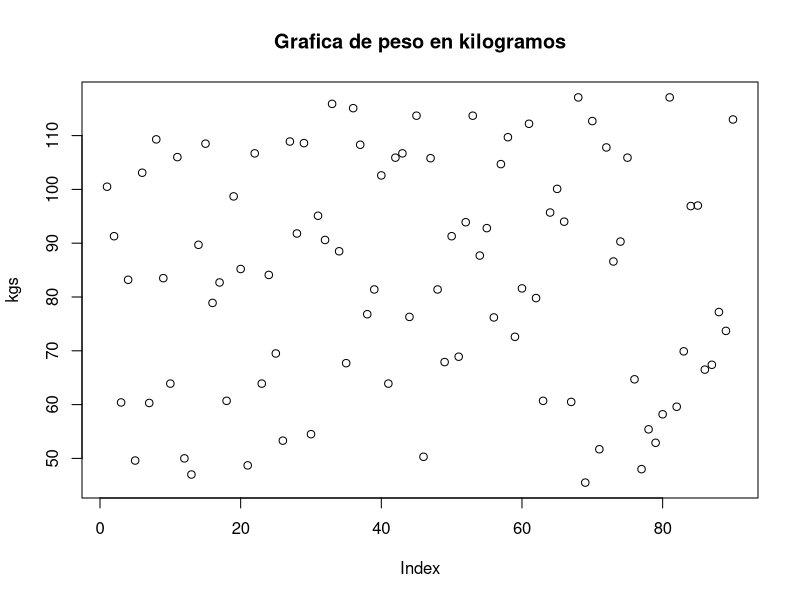
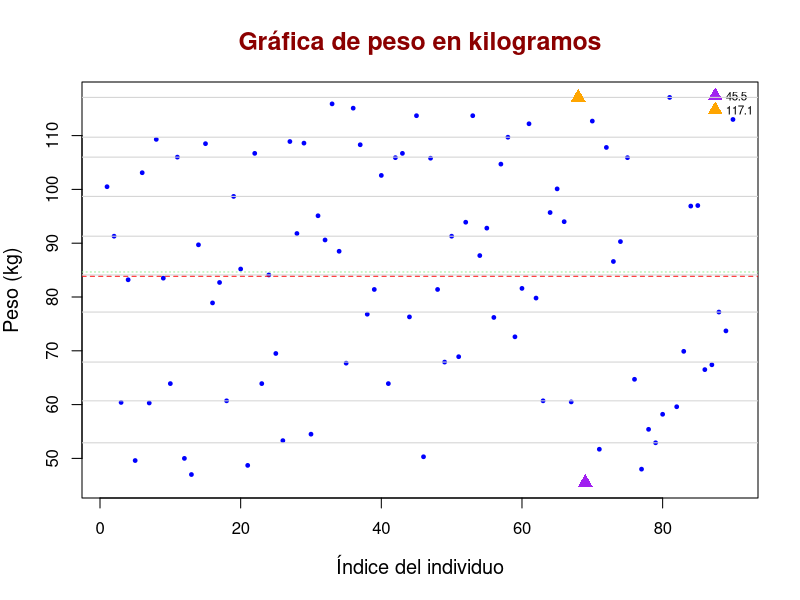
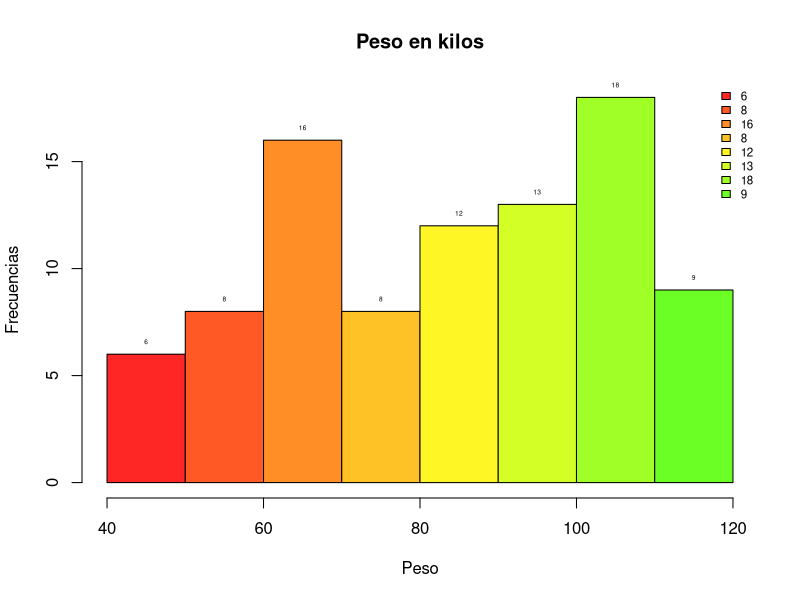
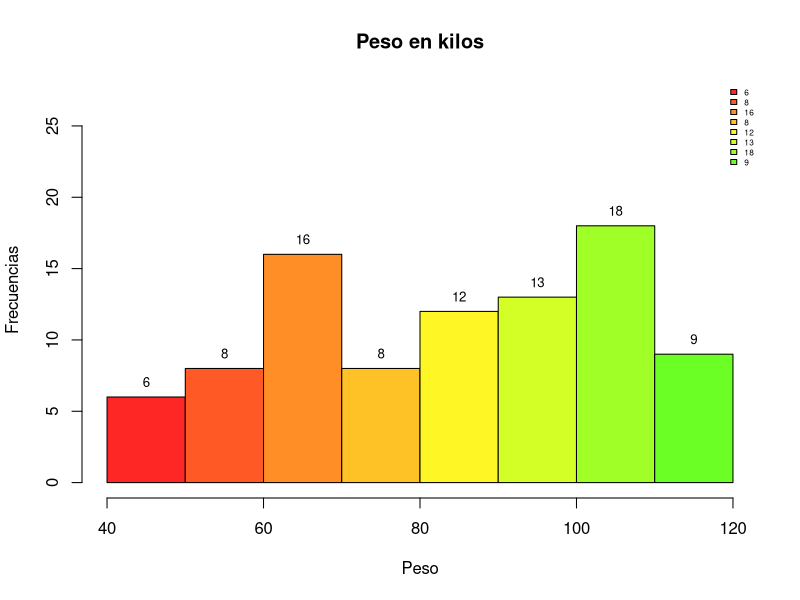
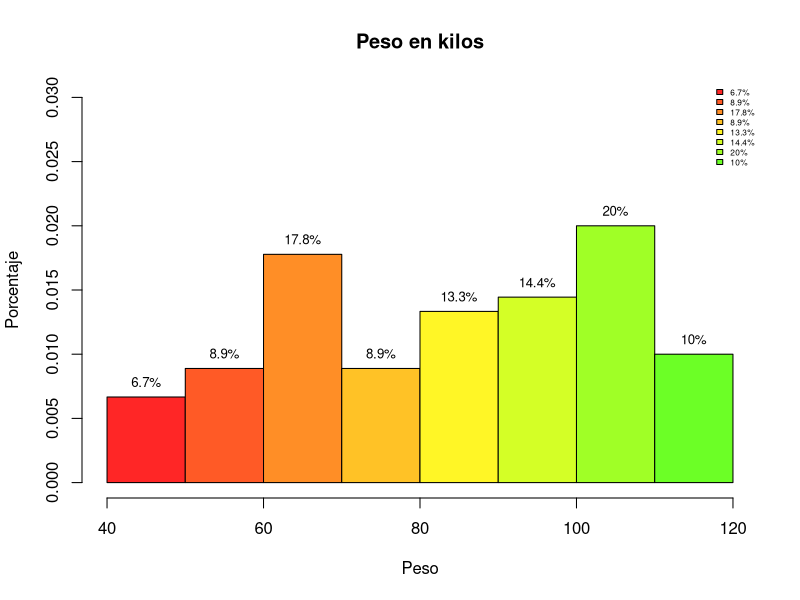
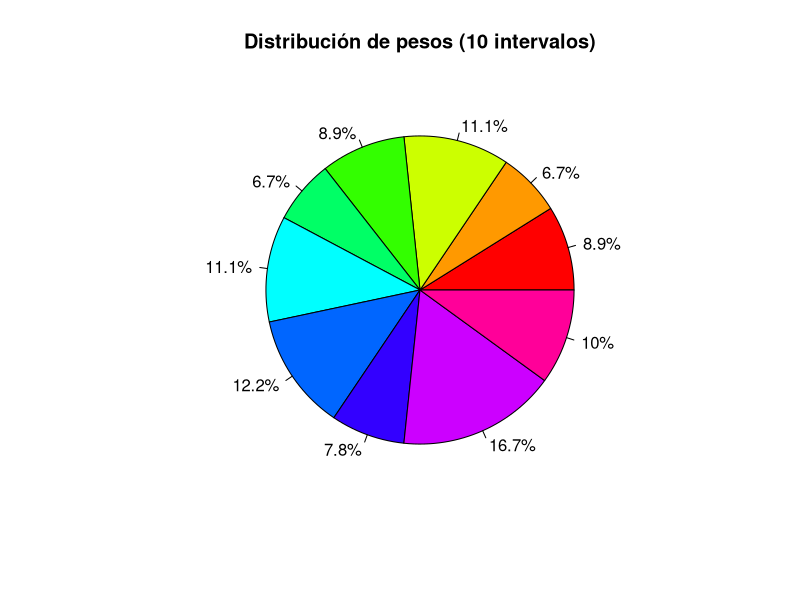
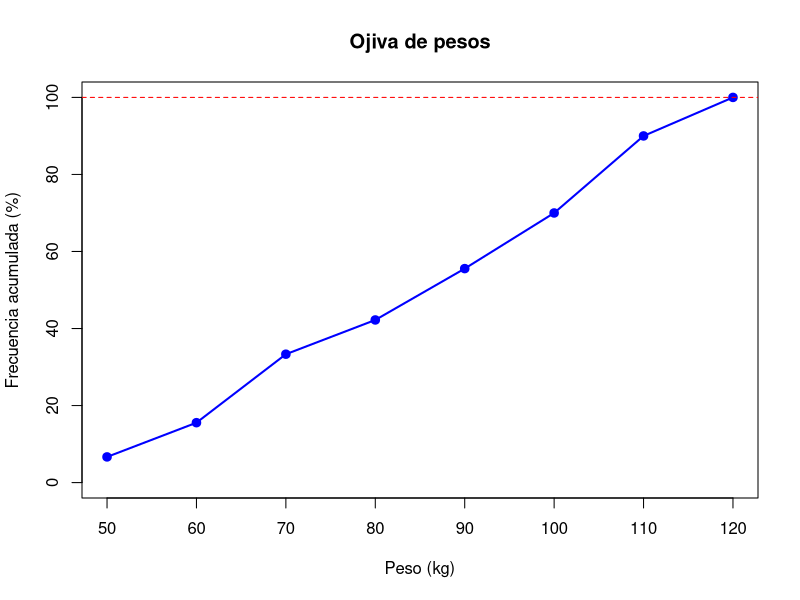
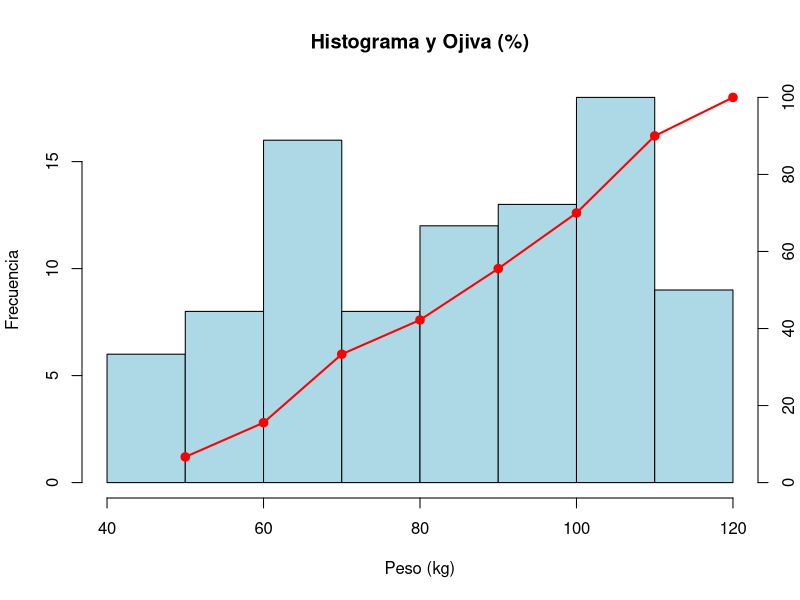

Recreate these plots in R, in order.
## ---- chunk 1
17<5
17>5
17<=5
17>=5
17!=5
17==5
## ---- chunk 2
17+5
17*5
17*5
17^5
17%/%5
17%%5
## ---- chunk 3
log(1)
log(12)
log(12,2)
exp(12)
exp(1)
## ---- chunk 4
sin(45)
cos(45)
tan(45)
asin(0.96)
acos(0.97)
atan(0.45)
## ---- chunk 5
abs(-34)
sqrt(8)
floor(1.56)
ceiling(1.56)
max(4,7,2,12)
min(4,7,2,12)
sign(-45)
## ---- chunk 6
e = exp(1); 
x = 0.0034
e <- exp(1)
x <- 0.034;
x0 = e^(2*x)
## ---- chunk 7
txt = "El valor de x0 es _"
cat(txt, x0)
paste(txt,x0)
paste0(txt,x0)
## ---- chunk 8
x0 <- 1
x1 <- x0 - pi*x0 + 1 
(x1 <- x0 - pi*x0 + 1 ) 
print(x1)
## ---- chunk 9
ls()
## ---- chunk 10
rm(list= ls())
ls()
## ---- chunk 11
x0 <- 1
x1 <- x0 - pi*x0 + 1
cat("x0 =", x0, "\n","x1 =", x1) 
## ---- chunk 12
fun1 <- function(x,a,b,h,k){
  res <- a+b*cos(hx+k)
  return(res)
}
## ---- chunk 13
Discriminante <- function(a,b,c){
  res <- b^2-4*a*c
  return(res)
}
## ---- chunk 14
knitr::opts_chunk$set(echo = TRUE, message = FALSE, warning = FALSE)
## ---- chunk 15
rm(list = ls())
dev.off()
## ---- chunk 16
kgs <- c(100.5, 91.3, 60.4, 83.2, 49.6, 103.1, 60.3, 109.3, 83.5,
         63.9, 106, 50, 47, 89.7, 108.5, 78.9, 82.7, 60.7, 98.7, 85.2, 48.7, 106.7, 63.9, 84.1,
         69.5, 53.3, 108.9, 91.8, 108.6, 54.5, 95.1, 90.6, 115.9, 88.5, 67.7, 115.1, 108.3, 76.8,
         81.4, 102.6, 63.9, 105.9, 106.7, 76.3, 113.7, 50.3, 105.8, 81.4, 67.9, 91.3, 68.9, 93.9,
         113.7, 87.7, 92.8, 76.2, 104.7, 109.7, 72.6, 81.6, 112.2, 79.8, 60.7, 95.7, 100.1, 94,
         60.5, 117.1, 45.5, 112.7, 51.7, 107.8, 86.6, 90.3, 105.9, 64.7, 48, 55.4, 52.9, 58.2,
         117.1, 59.6, 69.9, 96.9, 97, 66.5, 67.4, 77.2, 73.7, 113)
## ---- chunk 17
summary(kgs)
## ---- chunk 18
kgs_ord <- sort(kgs)
cte <- 9
## ---- chunk 19
indices <- 1:10; (indices)
t <- cte*indices; (t)
## ---- chunk 20
mis_deciles <- kgs_ord[t]; (mis_deciles)
cuantiles <- quantile(kgs); (cuantiles)
Q1 <- cuantiles[2]; (Q1)
Q2 <- cuantiles[3]; (Q2)
Q3 <- cuantiles[4]; (Q3)
## ---- chunk 21
x_media <- mean(kgs)
mi_min <- min(kgs); 
mi_max <- max(kgs);
## ---- chunk 22
plot(kgs,main="Grafica de peso en kilogramos")
## ---- chunk 23
plot(
  kgs,
  main = "Gráfica de peso en kilogramos",
  xlab = "Índice del individuo",
  ylab = "Peso (kg)",
  col = "blue",       
  pch = 19,           
  cex = 0.5,          
  cex.main = 1.5,     
  cex.lab = 1.2,      
  col.main = "darkred")
legend(
  "topright",                  # ubicación
  legend = c(mi_min,mi_max),    # etiquetas
  pch = 17,
  col=c("purple","orange"),
  pt.cex = 1.5,                # tamaño de los símbolos
  cex = 0.7,
  bty = "n"                    # sin borde en la caja
)
abline(h = x_media, col = "red", lwd = 1, lty = 2)     
abline(h = Q2, col = "lightgreen", lwd = 1, lty = 3) 
abline(h = mis_deciles, col = "lightgray", lty = 1.5)
points(which.min(kgs), min(kgs), col = "purple", pch = 17, cex = 1.5)
points(which.max(kgs), max(kgs), col = "orange", pch = 17, cex = 1.5)
## ---- chunk 24
nbreaks=10;
miscolores <- rainbow(25,0.85);
h <- hist(kgs, breaks = nbreaks, col= miscolores, 
          main = 'Peso en kilos',
          xlab="Peso",
          ylab="Frecuencias")
text(h$mids, h$counts, labels = h$counts, pos = 3, cex = 0.4, 
     col = "black")
nl <- length(h$counts); 
legend(
  "topright",                  # ubicación
  legend = h$counts,    # etiquetas
  fill = miscolores,
  col = miscolores,    # colores (uno por cada símbolo)
  pt.cex = 1.5,                # tamaño de los símbolos
  cex = 0.7,
  bty = "n"                    # sin borde en la caja
)
## ---- chunk 25
##---- Mejora del grafico ----
h2 <- hist(kgs, breaks = nbreaks, col= miscolores, 
          main = 'Peso en kilos',
          xlab="Peso",
          ylab="Frecuencias",
          ylim=c(0,max(h$counts)*1.5))
text(h$mids, h$counts, labels = h$counts, pos = 3, cex = 0.8, 
     col = "black")
nl <- length(h$counts); 
legend(
  "topright",                  # ubicación
  legend = h$counts,    # etiquetas
  fill = miscolores,
  col = miscolores,    # colores (uno por cada símbolo)
  pt.cex = 1.5,                # tamaño de los símbolos
  cex = 0.5,
  bty = "n"                    # sin borde en la caja
)
## ---- chunk 26
##---- Grafico con porcentajes ----
h3 <- hist(kgs, 
           breaks = nbreaks, 
           col= miscolores, 
           main = 'Peso en kilos',
           xlab="Peso",
           ylab="Porcentaje",
           ylim=c(0,max(h$density)*1.5),
           probability=TRUE)
porcentajes <- h3$counts/sum(h3$counts)*100

text(h3$mids, 
     h3$density, 
     labels = paste0(round(porcentajes,1),"%"),
     pos = 3, 
     cex = 0.8, 
     col = "black")

nl <- length(h3$counts); (nl)
legend(
  "topright",                  # ubicación
  legend = paste0(round(porcentajes,1),"%"),
  fill = miscolores,
  cex = 0.5,
  bty = "n"                    # sin borde en la caja
)
## ---- chunk 27
#---- Graficos de pastel ----
# Tus datos
nbreaks <- 10
intervalos <- cut(kgs, breaks = nbreaks); (intervalos)
tabla <- table(intervalos); (tabla)
porcentajes <- round(prop.table(tabla) * 100, 1); (porcentajes)
pie(tabla,
    main = "Distribución de pesos (10 intervalos)",
    col = rainbow(length(tabla)),
    labels = paste0(porcentajes, "%"))
## ---- chunk 28
#---- Grafica de Ojiva ----
##---- Grafica sencilla ----
nbreaks <- 10
h <- hist(kgs, breaks = nbreaks, plot = FALSE)
freq_acum <- cumsum(h$counts) / sum(h$counts) * 100
x_vals <- h$breaks[-1]
plot(x_vals, freq_acum, type = "o",
     main = "Ojiva de pesos",
     xlab = "Peso (kg)",
     ylab = "Frecuencia acumulada (%)",
     col = "blue", pch = 19, lwd = 2,
     ylim = c(0, 100))
abline(h = 100, col = "red", lty = 2)
## ---- chunk 29
##---- Grafica combinada ----
nbreaks <- 10
h <- hist(kgs, breaks = nbreaks, plot = FALSE)
hist(kgs,
     breaks = nbreaks,
     col = "lightblue",
     main = "Histograma y Ojiva (%)",
     xlab = "Peso (kg)",
     ylab = "Frecuencia")
freq_acum_pct <- cumsum(h$counts) / sum(h$counts) * 100
x_vals <- h$breaks[-1]
par(new = TRUE)
plot(x_vals, freq_acum_pct,
     type = "o", pch = 19, lwd = 2, col = "red",
     axes = FALSE, xlab = "", ylab = "",
     xlim = range(h$breaks), ylim = c(0, 100))
axis(4)                           # eje derecho
#---- Fin ----
## ---- chunk 30
gauss_simple <- function(A, b, tolerancia) {
  if (!is.matrix(A)) stop("A debe ser una matriz.")
  if (!is.numeric(b)) stop("b debe ser numérico.")
  n <- nrow(A)
  if (ncol(A) != n) stop("A debe ser cuadrada.")
  if (length(b) != n) stop("Longitud de b debe ser igual al número de filas de A.")
  Ab <- cbind(A, b);  numcols = ncol(Ab)
  for (k in 1:(n - 1)) {
    pivote <- Ab[k, k]
    if (abs(pivote) < tolerancia) {
      stop(sprintf("Pivote casi cero en fila %d (%.3e). El método sin pivoteo falla.", k, pivote))
    }
    if (k + 1 <= n) {
      for (i in (k + 1):n) {
        m <- Ab[i, k] / pivote;Ab[i, k:numcols] <- Ab[i, k:numcols] - m * Ab[k, k:numcols]
        if (abs(Ab[i, k]) < tolerancia) Ab[i, k] <- 0
        cat(sprintf("k=%d, i=%d, m=%.6g\n", k, i, m));print(Ab)
      }
    }
  }
  x <- numeric(n)
  for (i in n:1) {
    if (i == n) {
      suma <- 0
    } else {suma <- sum(Ab[i, (i + 1):n] * x[(i + 1):n])}
    x[i] <- (Ab[i, n + 1] - suma) / Ab[i, i]
  }
  list(x=x,U=Ab[, 1:n],Ab=Ab)
}
## ---- chunk 31
A <- matrix(c(
  2,  1, -1,
 -3, -1,  2,
 -2,  1,  2
), nrow = 3, byrow = TRUE)
b <- c(8, -11, -3);tolerancia <- 1e-12;
res <- gauss_simple(A, b,tolerancia);
res <- gauss_simple(A, b,tolerancia)
res$x;res$U;res$Ab;A %*% res$x
## ---- chunk 32
gauss_piv_parcial <- function(A, b, tolerancia) {
  if (!is.matrix(A)) stop("A debe ser una matriz.")
  n <- nrow(A); if (ncol(A) != n) stop("A debe ser cuadrada.")
  if (length(b) != n) stop("Dimensiones de b incorrectas.")
  Ab <- cbind(A, b)
  for (k in 1:(n-1)) {
    # Selección del pivote (máximo en valor absoluto en la columna k desde la fila k)
    max_row <- which.max(abs(Ab[k:n, k])) + (k - 1)
    if (abs(Ab[max_row, k]) < tolerancia){stop(sprintf("Pivote casi nulo en columna %d", k))}
    # Intercambio de filas si es necesario
    if (max_row != k) {
      Ab[c(k, max_row), ] <- Ab[c(max_row, k), ]
      cat(sprintf("Intercambio de fila %d con fila %d\n", k, max_row)); print(Ab)
    }
    for (i in (k + 1):n) {
      m <- Ab[i, k] / Ab[k, k];Ab[i, k:ncol(Ab)] <- Ab[i, k:ncol(Ab)] - m * Ab[k, k:ncol(Ab)]
      if (abs(Ab[i, k]) < tolerancia) Ab[i, k] <- 0
      cat(sprintf("k=%d, i=%d, m=%.6g\n", k, i, m));print(Ab)
    }
  }
  x <- numeric(n)
  for (i in n:1) {
    if (i == n) {
      suma <- 0
    } else {suma <- sum(Ab[i, (i + 1):n] * x[(i + 1):n])}
    x[i] <- (Ab[i, n + 1] - suma) / Ab[i, i]
  }
  list(x = x,U = Ab[, 1:n],Ab = Ab)
}
## ---- chunk 33
A <- matrix(c(
  0, 2, 1,
  1, -2, -3,
  -1, 1, 2
), nrow = 3, byrow = TRUE)
b <- c(3, -3, -1);tolerancia <- 1e-12
res <- gauss_piv_parcial(A, b, tolerancia);res$x
## ---- chunk 34
gauss_jordan <- function(A, b, tolerancia) {
  if (!is.matrix(A)) stop("A debe ser una matriz.")
  n <- nrow(A); m <- ncol(A)
  if (!is.null(b) && length(b) != n) stop("Dimensiones incompatibles entre A y b.")
  Ab <- cbind(A, as.matrix(b));  ncols <- ncol(Ab); row <- 1
  for (col in 1:m) {
    if (row > n) break
    pivot_row_rel <- which.max(abs(Ab[row:n, col]))
    pivot_row <- row + pivot_row_rel - 1
    if (abs(Ab[pivot_row, col]) < tolerancia) {
      cat(sprintf("Sin pivote usable en col=%d (|piv|<tol). Se omite columna.\n", col))
      next
    }
    if (pivot_row != row) {
      Ab[c(row, pivot_row), ] <- Ab[c(pivot_row, row), ]
      cat(sprintf("Swap filas %d <-> %d (col=%d)\n", row, pivot_row, col));print(Ab)
    }
    pivote <- Ab[row, col];    Ab[row, ] <- Ab[row, ] / pivote
    cat(sprintf("Normaliza fila %d por pivote %.6g (col=%d)\n", row, pivote, col));print(Ab)
    for (r in 1:n) {
      if (r == row) next
      factor <- Ab[r, col]
      if (abs(factor) > tolerancia) {
        Ab[r, ] <- Ab[r, ] - factor * Ab[row, ]
        cat(sprintf("R%d := R%d - (%.6g)*R%d (col=%d)\n", r, r, factor, row, col));print(Ab)
      }
    }
    row <- row + 1
  }
  Ab[abs(Ab) < tolerancia] <- 0;  out <- list(RREF = Ab);  X <- Ab[, (m + 1):ncols, drop = FALSE]
  out$x <- if (ncol(X) == 1) as.vector(X) else X
  return(out)
}
## ---- chunk 35
A <- matrix(c(
  2,  1, -1,
 -3, -1,  2,
 -2,  1,  2
), nrow = 3, byrow = TRUE)
b <- c(8, -11, -3);tolerancia <- 1e-12;res <- gauss_jordan(A, b, tolerancia);res$x
## ---- chunk 36
gauss_jordan_inversa <- function(A,tolerancia) {
  if (!is.matrix(A)) stop("A debe ser una matriz.")
  n <- nrow(A); m <- ncol(A)
  if (n != m) stop("Para invertir, A debe ser cuadrada.")
  Ab <- cbind(A, diag(n)); ncols <- ncol(Ab);  row <- 1
  for (col in 1:m) {
    if (row > n) break
    pivot_row_rel <- which.max(abs(Ab[row:n, col]))
    pivot_row <- row + pivot_row_rel - 1
    if (abs(Ab[pivot_row, col]) < tolerancia) {
      stop(sprintf("No hay pivote en la columna %d (|piv|<tol).", col))
    }
    if (pivot_row != row) {
      Ab[c(row, pivot_row), ] <- Ab[c(pivot_row, row), ]
      cat(sprintf("Intercambia filas %d <-> %d (col=%d)\n", row, pivot_row, col)); print(Ab)
    }
    pivote <- Ab[row, col];Ab[row, ] <- Ab[row, ] / pivote
    cat(sprintf("Normaliza fila %d por pivote %.6g (col=%d)\n", row, pivote, col));print(Ab)
    for (r in 1:n) {
      if (r == row) next
      factor <- Ab[r, col]
      if (abs(factor) > tolerancia) {
        Ab[r, ] <- Ab[r, ] - factor * Ab[row, ]
        cat(sprintf("R%d := R%d - (%.6g)*R%d (col=%d)\n", r, r, factor, row, col)); print(Ab)
      }
    }
    row <- row + 1
  }
  Ab[abs(Ab) < tolerancia] <- 0;  LHS <- Ab[, 1:m, drop = FALSE]
  if (!all(LHS == diag(n))) {stop("La matriz es singular o la tolerancia es muy estricta.")}
  Ainv <- Ab[, (m + 1):ncols, drop = FALSE]
  list(Ainv = Ainv, RREF = Ab)
}
## ---- chunk 37
tolerancia <- 1e-12
A <- matrix(c(
  1, 2, 3,
  0, 1, 4,
  5, 6, 0
), nrow = 3, byrow = TRUE)
res <- gauss_jordan_inversa(A, tolerancia);res$Ainv;round(A %*% res$Ainv, 6)
## ---- chunk 38
lu_simple <- function(A, tol = 1e-12, verbose = FALSE) {
  if (!is.matrix(A)) stop("A debe ser una matriz.")
  n <- nrow(A); m <- ncol(A)
  if (n != m) stop("A debe ser cuadrada.")
  U <- A;  L <- diag(n)
  for (k in 1:(n - 1)) {
    piv <- U[k, k]
    if (abs(piv) < tol) {stop(sprintf("Pivote casi cero en k=%d. No se puede continuar.", k))}
    for (i in (k + 1):n) {
      m <- U[i, k] / piv;L[i, k] <- m;U[i, k:n] <- U[i, k:n] - m * U[k, k:n]
      if (verbose) {cat(sprintf("k=%d, i=%d, m=%.6g\n", k, i, m));print(U)}
    }
  }
  list(L = L, U = U)
}
## ---- chunk 39
A <- matrix(c(
  2,  1, -1,
 -3, -1,  2,
 -2,  1,  2
), 3, 3, byrow = TRUE)
lu <- lu_simple(A);lu$L; lu$U
## ---- chunk 40
lu_piv_parcial <- function(A, tol = 1e-12, verbose = FALSE) {
  if (!is.matrix(A)) stop("A debe ser una matriz.")
  n <- nrow(A); m <- ncol(A); if (n != m) stop("A debe ser cuadrada.")
  U <- A;  L <- diag(n);  P <- diag(n)
  for (k in 1:(n - 1)) {
    max_row <- which.max(abs(U[k:n, k])) + (k - 1)
    if (abs(U[max_row, k]) < tol) {stop(sprintf("Matriz singular (pivote ~ 0).", k))}
    if (max_row != k) {
      U[c(k, max_row), ] <- U[c(max_row, k), ];P[c(k, max_row), ] <- P[c(max_row, k), ]
      if (k > 1) {L[c(k, max_row), 1:(k - 1)] <- L[c(max_row, k), 1:(k - 1)]}
      if (verbose) {cat(sprintf("Intercambia filas %d <-> %d\n", k, max_row)); print(U)}
    }
    for (i in (k + 1):n) {
      m <- U[i, k] / U[k, k];L[i, k] <- m;U[i, k:n] <- U[i, k:n] - m * U[k, k:n];
      if (verbose) {cat(sprintf("k=%d, i=%d, m=%.6g\n", k, i, m));print(U)}
    }
  }
  list(P = P, L = L, U = U)
}
## ---- chunk 41
A <- matrix(c(
  0,  2,  1,
  1, -2, -3,
 -1,  1,  2
), 3, 3, byrow = TRUE)
lu <- lu_piv_parcial(A, verbose = FALSE); lu$P; lu$L; lu$U
## ---- chunk 42
forward_sub <- function(L, b) {
  n <- nrow(L);  y <- numeric(n)
  for (i in 1:n) {y[i] <- (b[i] - sum(L[i, 1:(i - 1)] * y[1:(i - 1)]))}
  y
}
## ---- chunk 43
# x en Ux = y
back_sub <- function(U, y, tol = 1e-12) {
  n <- nrow(U);  x <- numeric(n)
  for (i in n:1) {
    s <- if (i == n) 0 else sum(U[i, (i + 1):n] * x[(i + 1):n])
    if (abs(U[i, i]) < tol) stop(sprintf("Pivote ~0 en U[%d,%d].", i, i))
    x[i] <- (y - s) / U[i, i]
  }
  x
}
## ---- chunk 44
solve_lu_simple <- function(A, b, tol = 1e-12) {
  lu <- lu_simple(A, tol = tol);
  y <- forward_sub(lu$L, b)
  x <- back_sub(lu$U, y, tol = tol)
  x
}
## ---- chunk 45
solve_lu_piv_parcial <- function(A, b, tol = 1e-12) {
  lu <- lu_piv_parcial(A, tol = tol);
  Pb <- lu$P %*% b
  y  <- forward_sub(lu$L, as.vector(Pb))
  x  <- back_sub(lu$U, y, tol = tol)
  x
}
## ---- chunk 46
A <- matrix(c(
  0,  2,  1,
  1, -2, -3,
 -1,  1,  2
), 3, 3, byrow = TRUE)
b <- c(3, -3, -1); x <- solve_lu_piv_parcial(A, b);x
## ---- chunk 47
tolerancia <- 1e-12
cholesky_fact <- function(A,tolerancia) {
  if (!is.matrix(A)) stop("A debe ser una matriz.")
  n <- nrow(A)
  if (ncol(A) != n) stop("A debe ser cuadrada.")
  if (!all(abs(A - t(A)) < tolerancia)) stop("A debe ser simétrica.")
  L <- matrix(0, n, n)
  for (j in 1:n) {
    suma <- sum(L[j, 1:(j-1)]^2)
    val <- A[j, j] - suma
    if (val <= 0) stop("A no es definida positiva (falló Cholesky).")
    L[j, j] <- sqrt(val)
    if (j < n) {
      for (i in (j+1):n) {
        suma <- sum(L[i, 1:(j-1)] * L[j, 1:(j-1)])
        L[i, j] <- (A[i, j] - suma) / L[j, j]
      }
    }
    cat(sprintf("Paso j=%d\n", j))
    print(L)
  }
  return(L)
}
## ---- chunk 48
# Matriz simétrica definida positiva
A <- matrix(c(
  4,  12, -16,
 12,  37, -43,
-16, -43,  98
), nrow = 3, byrow = TRUE)

L <- cholesky_fact(A,tolerancia)
L
## ---- chunk 49
tolerancia <- 1e-12
solve_cholesky <- function(A, b, tolerancia) {
  L <- cholesky_fact(A, tolerancia)
  y <- forward_sub(L, b)
  x <- back_sub(t(L), y, tolerancia)
  x
}
## ---- chunk 50
b <- c(1, 2, 3)
x <- solve_cholesky(A, b,tolerancia)
x
A %*% x   # ≈ b
## ---- chunk 51
jacobi <- function(A, b, x0 = NULL, tol = 1e-8, maxiter = 1000) {
  if (!is.matrix(A)) stop("A debe ser una matriz.")
  n <- nrow(A)
  if (ncol(A) != n) stop("A debe ser cuadrada.")
  if (length(b) != n) stop("Dimensiones de b incompatibles.")
  if (is.null(x0)) x0 <- rep(0, n)
  x <- x0;  D <- diag(diag(A));  R <- A - D;
  for (k in 1:maxiter) {
    x_new <- (b - R %*% x) / diag(D)
    cat(sprintf("Iter %d: %s\n", k, paste(round(x_new, 6), collapse = " ")))
    if (sqrt(sum((x_new - x)^2)) < tol) {
      return(list(x = as.vector(x_new), iter = k, convergencia = TRUE))}
    x <- x_new
  }
  list(x = as.vector(x), iter = maxiter, convergencia = FALSE)
}
## ---- chunk 52
A <- matrix(c(
  4, -1,  0,
 -1,  4, -1,
  0, -1,  3
), 3, 3, byrow = TRUE)

b <- c(15, 10, 10)
res_jacobi <- jacobi(A, b, x0 = c(0, 0, 0), tol = 1e-8); res_jacobi$x
## ---- chunk 53
gauss_seidel <- function(A, b, x0 = NULL, tol = 1e-8, maxiter = 1000, verbose = FALSE) {
  if (!is.matrix(A)) stop("A debe ser una matriz.")
  n <- nrow(A)
  if (ncol(A) != n) stop("A debe ser cuadrada.")
  if (length(b) != n) stop("Dimensiones de b incompatibles.")
  x <- if (is.null(x0)) rep(0, n) else as.numeric(x0)
  if (length(x) != n) stop("Dimensión de x0 incompatible con A.")
  for (k in 1:maxiter) {
    x_old <- x
    for (i in 1:n) {
      aii <- A[i, i]
      if (abs(aii) < .Machine$double.eps) {
        stop(sprintf("A[%d,%d] = 0: Gauss–Seidel No se puede aplicar", i, i))
        }
      s1 <- if (i > 1) sum(A[i, 1:(i - 1)] * x[1:(i - 1)]) else 0
      s2 <- if (i < n) sum(A[i, (i + 1):n] * x_old[(i + 1):n]) else 0
      x[i] <- (b[i] - s1 - s2) / aii
    }
    dx  <- sqrt(sum((x - x_old)^2));res <- sqrt(sum((b - A %*% x)^2))
    cat(sprintf("Iter %4d |dx|=%.3e  |res|=%.3e   x=%s\n",k, dx, res, 
                paste(round(x, 6), collapse=" ")))
    if (dx < tol && res < tol) {
      return(list(x = as.vector(x), iter = k, convergencia = TRUE,delta = dx, residuo = res))
    }
  }
  list(x = as.vector(x), iter = maxiter, convergencia = FALSE,
       delta = sqrt(sum((x - x)^2)), residuo = sqrt(sum((b - A %*% x)^2)))
}
## ---- chunk 54
A <- matrix(c(
  4, -1,  0,
 -1,  4, -1,
  0, -1,  3
), 3, 3, byrow = TRUE)
b <- c(15, 10, 10)
res_gs <- gauss_seidel(A, b, x0 = c(0,0,0), tol = 1e-8);res_gs$x
